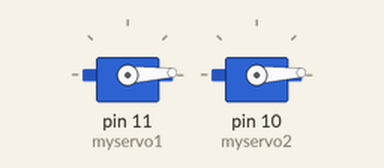
Recording of a sketch running on a simulated Arduino Uno, built with avr-gcc and run on an emulated ATmega328P. Shown: 2 × servo.

Above: at 0.05 s.
At 1.35 s:
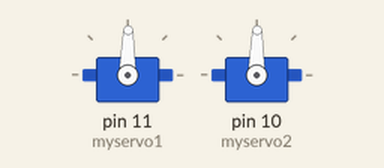
At 2.65 s:
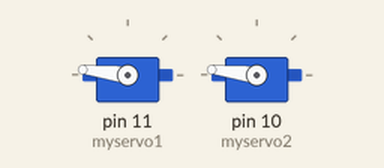
At 5.25 s:
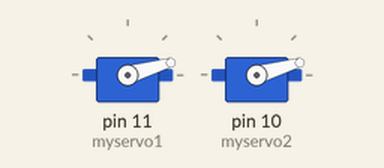
Timing chart, 0 to 7.1 s (numbered marks = the images above):
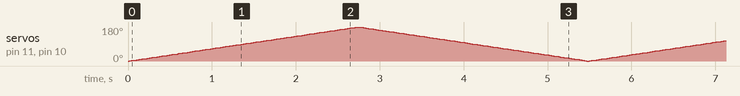

The sketch:

servomotor.ino
```cpp
#include <Servo.h>

Servo myservo1;
Servo myservo2;// create servo object to control a servo
// twelve servo objects can be created on most boards


void setup() {
  myservo1.attach(11);
  myservo2.attach(10); // attaches the servo on GIO2 to the servo object
}

void loop() {
  int pos;

  for (pos = 0; pos <= 180; pos += 1) { // goes from 0 degrees to 180 degrees
    // in steps of 1 degree
    myservo1.write(pos);
    myservo2.write(pos); // tell servo to go to position in variable 'pos'
    delay(15);                       // waits 15ms for the servo to reach the position
  }
  for (pos = 180; pos >= 0; pos -= 1) { // goes from 180 degrees to 0 degrees
    myservo1.write(pos);
    myservo2.write(pos);// tell servo to go to position in variable 'pos'
    delay(15);                       // waits 15ms for the servo to reach the position
  }
}
```
